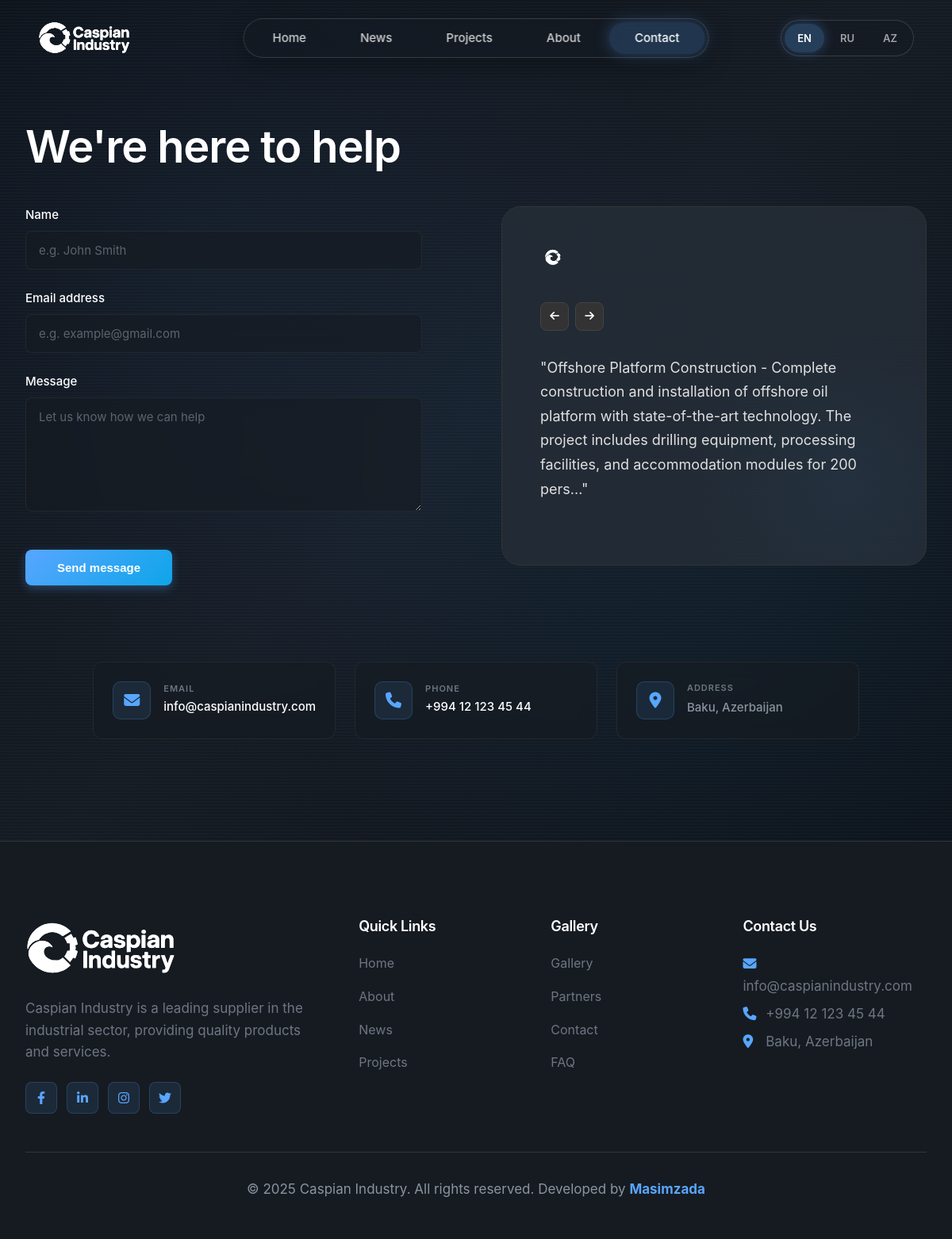
The page /pages/contact.php on the database its author committed.
### tables this page shows
CREATE TABLE projects (
                id INTEGER PRIMARY KEY AUTOINCREMENT,
                title_en TEXT NOT NULL,
                title_ru TEXT NOT NULL,
                title_az TEXT NOT NULL,
                description_en TEXT NOT NULL,
                description_ru TEXT NOT NULL,
                description_az TEXT NOT NULL,
                category_en TEXT,
                category_ru TEXT,
                category_az TEXT,
                client TEXT,
                completion_date DATE,
                location TEXT,
                images TEXT,
                created_at DATETIME DEFAULT CURRENT_TIMESTAMP,
                updated_at DATETIME DEFAULT CURRENT_TIMESTAMP,
                is_published INTEGER DEFAULT 1,
                sort_order INTEGER DEFAULT 0
            );

CREATE TABLE site_settings (
                id INTEGER PRIMARY KEY AUTOINCREMENT,
                setting_key TEXT UNIQUE NOT NULL,
                setting_value TEXT,
                updated_at DATETIME DEFAULT CURRENT_TIMESTAMP
            );

### includes/language.php (called while the page is built, shortened)
<?php
class Language {
    private static $currentLang = DEFAULT_LANG;
    private static $translations = [];
    private static function loadTranslations() {
        $file = __DIR__ . '/../languages/' . self::$currentLang . '.json';
        if (file_exists($file)) {
            $json = file_get_contents($file);
            self::$translations = json_decode($json, true);
        }
    }
    public static function get($key, $default = '') {
        return self::$translations[$key] ?? $default;
    }
    public static function getSuffix() {
        return '_' . self::$currentLang;
    }
}
function t($key, $default = '') {
    return Language::get($key, $default);
}

### pages/contact.php (the view, shortened to what this page needs)
<?php require_once '../includes/header.php'; ?>
<section class="contact-section">
    <div class="contact-container">
        <div class="contact-form-wrapper">
            <h1 class="contact-title">We're here to help</h1>
            <form id="contactForm" action="<?php echo BASE_URL; ?>/includes/contact-handler.php" method="POST" class="modern-contact-form">
                <div class="form-group">
                    <label class="form-label">Name</label>
                    <input type="text" name="name" class="form-control" placeholder="e.g. John Smith" required>
                </div>
                <div class="form-group">
                    <label class="form-label">Email address</label>
                    <input type="email" name="email" class="form-control" placeholder="e.g. example@gmail.com" required>
                </div>
                <div class="form-group">
                    <label class="form-label">Message</label>
                    <textarea name="message" class="form-control" rows="6" placeholder="Let us know how we can help" required></textarea>
                </div>
                <button type="submit" class="btn-send-message">
                    Send message
                </button>
            </form>
        </div>
        <div class="testimonial-card-wrapper">
            <div class="testimonial-card">
                <div class="testimonial-gradient"></div>
                <div class="testimonial-content">
                    <div class="testimonial-logo">
                        <img src="<?php echo BASE_URL; ?>/assets/images/logo.svg" alt="Logo">
                    </div>
                    <div class="testimonial-navigation">
                        <button class="nav-arrow" onclick="prevTestimonial()">
                            <i class="fas fa-arrow-left"></i>
                        </button>
                        <button class="nav-arrow" onclick="nextTestimonial()">
                            <i class="fas fa-arrow-right"></i>
                        </button>
                    </div>
                    <div class="testimonial-text" id="testimonialText">
                        <?php
                        $db = Database::getInstance()->getConnection();
                        $lang_suffix = Language::getSuffix();
                        $stmt = $db->query("SELECT * FROM projects WHERE is_published = 1 ORDER BY sort_order ASC LIMIT 1");
                        $project = $stmt->fetch();
                        if ($project) {
                            $title = $project['title' . $lang_suffix];
                            $description = strip_tags($project['description' . $lang_suffix]);
                            $excerpt = mb_substr($description, 0, 200) . '...';
                            echo '<p>"' . htmlspecialchars($title) . ' - ' . htmlspecialchars($excerpt) . '"</p>';
                        } else {
                            echo '<p>"Caspian Industry <strong>cut project delays by 30%</strong> and transformed our global team communication, saving us hours every week."</p>';
                        }
                        ?>
                    </div>
                </div>
            </div>
        </div>
    </div>
    <div class="contact-info-wrapper">
        <div class="container">
            <?php
            $db = Database::getInstance()->getConnection();
            $stmt = $db->query("SELECT setting_key, setting_value FROM site_settings");
            $settingsData = $stmt->fetchAll(PDO::FETCH_KEY_PAIR);
            $email = isset($settingsData['contact_email']) ? $settingsData['contact_email'] : (isset($settingsData['email']) ? $settingsData['email'] : '');
            $phone = isset($settingsData['contact_phone']) ? $settingsData['contact_phone'] : (isset($settingsData['phone']) ? $settingsData['phone'] : '');
            $address = isset($settingsData['address']) ? $settingsData['address'] : '';
            ?>
            <div class="contact-info-grid">
                <?php if (!empty($email)): ?>
                <div class="contact-info-item">
                    <div class="contact-info-icon">
                        <i class="fas fa-envelope"></i>
                    </div>
                    <div class="contact-info-content">
                        <h4>Email</h4>
                        <a href="mailto:<?php echo htmlspecialchars($email); ?>">
                            <?php echo htmlspecialchars($email); ?>
                        </a>
                    </div>
                </div>
                <?php endif; ?>
                <?php if (!empty($phone)): ?>
                <div class="contact-info-item">
                    <div class="contact-info-icon">
                        <i class="fas fa-phone"></i>
                    </div>
                    <div class="contact-info-content">
                        <h4>Phone</h4>
                        <a href="tel:<?php echo htmlspecialchars($phone); ?>">
                            <?php echo htmlspecialchars($phone); ?>
                        </a>
                    </div>
                </div>
                <?php endif; ?>
                <?php if (!empty($address)): ?>
                <div class="contact-info-item">
                    <div class="contact-info-icon">
                        <i class="fas fa-map-marker-alt"></i>
                    </div>
                    <div class="contact-info-content">
                        <h4>Address</h4>
                        <p><?php echo nl2br(htmlspecialchars($address)); ?></p>
                    </div>
                </div>
                <?php endif; ?>
            </div>
        </div>
    </div>
</section>
<?php require_once '../includes/footer.php'; ?>

### includes/footer.php (shortened to what this page needs)
    <footer class="footer">
        <div class="container">
            <div class="footer-content">
                <div class="footer-section">
                    <img src="<?php echo BASE_URL; ?>/assets/images/Font+Logo.svg" alt="<?php echo SITE_NAME; ?>" style="height: 78px; margin-bottom: 1rem;   filter: brightness(0) invert(1);">
                    <p><?php echo t('footer_about'); ?></p>
                    <div class="social-links">
                        <?php
                        $db = Database::getInstance()->getConnection();
                        $social_links = [
                            'facebook' => 'fab fa-facebook-f',
                            'linkedin' => 'fab fa-linkedin-in',
                            'instagram' => 'fab fa-instagram',
                            'twitter' => 'fab fa-twitter'
                        ];
                        foreach ($social_links as $platform => $icon) {
                            $stmt = $db->prepare("SELECT setting_value FROM site_settings WHERE setting_key = ?");
                            $stmt->execute([$platform . '_url']);
                            $url = $stmt->fetchColumn();
                            if ($url && $url != '#') {
                                echo "<a href='$url' target='_blank' rel='noopener'><i class='$icon'></i></a>";
                            }
                        }
                        ?>
                    </div>
                </div>
                <div class="footer-section">
                    <h4><?php echo t('footer_quick_links'); ?></h4>
                    <ul class="footer-links">
                        <li><a href="<?php echo BASE_URL; ?>/index.php"><?php echo t('nav_home'); ?></a></li>
                        <li><a href="<?php echo BASE_URL; ?>/pages/about.php"><?php echo t('nav_about'); ?></a></li>
                        <li><a href="<?php echo BASE_URL; ?>/pages/news.php"><?php echo t('nav_news'); ?></a></li>
                        <li><a href="<?php echo BASE_URL; ?>/pages/projects.php"><?php echo t('nav_projects'); ?></a></li>
                    </ul>
                </div>
                <div class="footer-section">
                    <h4><?php echo t('nav_gallery'); ?></h4>
                    <ul class="footer-links">
                        <li><a href="<?php echo BASE_URL; ?>/pages/gallery.php"><?php echo t('nav_gallery'); ?></a></li>
                        <li><a href="<?php echo BASE_URL; ?>/pages/partners.php"><?php echo t('nav_partners'); ?></a></li>
                        <li><a href="<?php echo BASE_URL; ?>/pages/contact.php"><?php echo t('nav_contact'); ?></a></li>
                        <li><a href="<?php echo BASE_URL; ?>/pages/faq.php"><?php echo t('nav_faq'); ?></a></li>
                    </ul>
                </div>
                <div class="footer-section">
                    <h4><?php echo t('footer_contact'); ?></h4>
                    <?php
                    $db = Database::getInstance()->getConnection();
                    $settings = ['contact_email', 'contact_phone', 'contact_address' . Language::getSuffix()];
                    foreach ($settings as $setting) {
                        $stmt = $db->prepare("SELECT setting_value FROM site_settings WHERE setting_key = ?");
                        $stmt->execute([$setting]);
                        $value = $stmt->fetchColumn();
                        if ($value) {
                            if (strpos($setting, 'email') !== false) {
                                echo "<p><i class='fas fa-envelope'></i> <a href='mailto:$value'>$value</a></p>";
                            } elseif (strpos($setting, 'phone') !== false) {
                                echo "<p><i class='fas fa-phone'></i> <a href='tel:$value'>$value</a></p>";
                            } else {
                                echo "<p><i class='fas fa-map-marker-alt'></i> $value</p>";
                            }
                        }
                    }
                    ?>
                </div>
            </div>
            <div class="footer-bottom">
                <p>&copy; <?php echo date('Y'); ?> <?php echo SITE_NAME; ?>. <?php echo t('footer_rights'); ?>  Developed by <a href="https://nurkhanmasimzada.site" style="text-decoration: none; font-weight: bold;">Masimzada</a></p>
            </div>
        </div>
    </footer>
</body>
</html>

### rows shown on the page
projects: title_en "Offshore Platform Construction", description_en "Complete construction and installation of offshore oil platform with state-of-the-art technology. The project includes drilling equipment, processing facilities, and accommodation modules for 200 pers..."
site_settings: setting_value "info@caspianindustry.com"
site_settings: setting_value "+994 12 123 45 44"
site_settings: setting_value "Baku, Azerbaijan"

### other values the page prints
$email "info@caspianindustry.com"
$phone "+994 12 123 45 44"
$address "Baku, Azerbaijan"
t('footer_about') "Caspian Industry is a leading supplier in the industrial sector, providing quality products and services."
t('footer_quick_links') "Quick Links"
t('nav_home') "Home"
t('nav_about') "About"
t('nav_news') "News"
t('nav_projects') "Projects"
t('nav_gallery') "Gallery"
t('nav_partners') "Partners"
t('nav_contact') "Contact"
t('nav_faq') "FAQ"
t('footer_contact') "Contact Us"
SITE_NAME "Caspian Industry"
